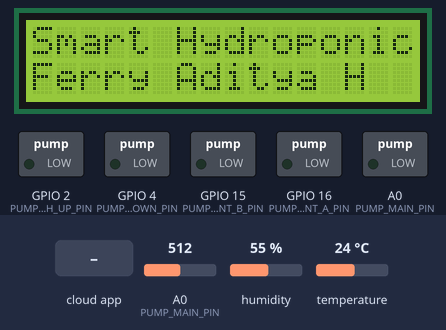
Recording of a sketch running on a simulated ESP8266 (NodeMCU). Shown: 16×2 character LCD, switched loads named in the sketch (green lamp = pin HIGH). The inputs (shaded band) are chosen by the test bench; at power-on: A0 (PUMP_MAIN_PIN) = 512, humidity 55 %, temperature 24 °C. WiFi joins after 1.5 s; servers stay silent unless stated; EEPROM starts erased; the Firebase database answers and starts empty; what the sketch prints to the serial monitor is not drawn.

Above: at 0.1 s.
7.9 s: the phone or cloud app sets mode to true
At 10.2 s:
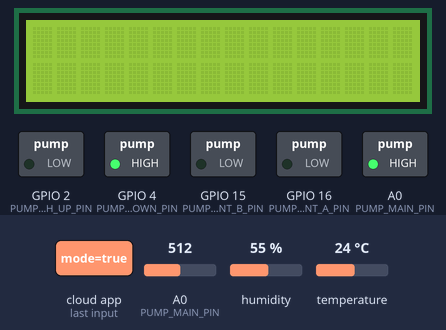
At 13.6 s:
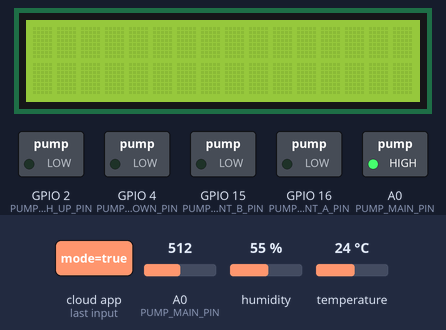
15.5 s: the phone or cloud app sets PompaMain to true
At 20.3 s:
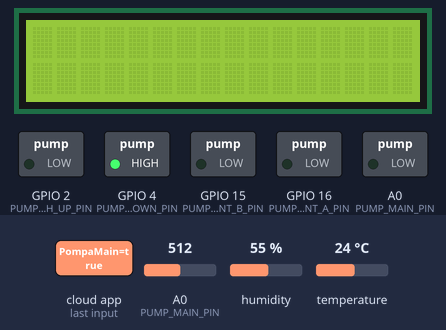
Timing chart, 0 to 29.1 s (numbered marks = the images above; inputs shaded):
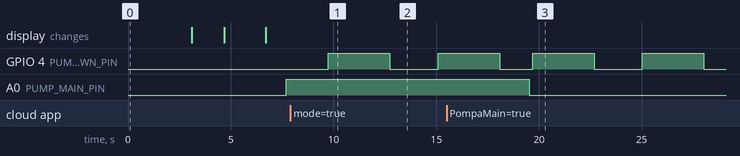

The sketch:

Smart_hydroponik_code.ino
```cpp
#include <Arduino.h>
#include <EEPROM.h>
#if defined(ESP32)
#include <WiFi.h>
#elif defined(ESP8266)
#include <ESP8266WiFi.h>
#endif
#include <Firebase_ESP_Client.h>
#include "addons/TokenHelper.h"
#include "addons/RTDBHelper.h"
#include <LiquidCrystal_I2C.h>
#include <DHT.h>
#include "GravityTDS.h"

// Define Firebase dan WiFi
#define WIFI_SSID "" // nama wifi
#define WIFI_PASSWORD "" // nama password wifi
#define API_KEY "" // token api firebase
#define DATABASE_URL "" // url api firebase

// Define PIN-PIN
#define PH_SENSOR_PIN 34
#define TDS_SENSOR_PIN 35
#define DHT_PIN 19
#define DHT_TYPE DHT22
#define PUMP_MAIN_PIN 17

#define PUMP_NUTRIENT_A_PIN 16
#define PUMP_NUTRIENT_B_PIN 15
#define PUMP_PH_UP_PIN 2
#define PUMP_PH_DOWN_PIN 4
#define EEPROM_SIZE 512

// Define Firebase Data object
FirebaseData fbdo;
FirebaseAuth auth;
FirebaseConfig config;

DHT dht(DHT_PIN, DHT_TYPE);
LiquidCrystal_I2C lcd(0x27, 16, 2);
GravityTDS gravityTds;
unsigned long sendDataPrevMillis = 0;
bool signupOK = false;
unsigned long dataInterval = 5000; // Interval pengiriman data dalam milidetik ini contoh 5 detik
unsigned long lastDataSendTime = 0;
unsigned long pumpPrevMillis = 0;
unsigned long pumpPHPrevMillis = 0;
unsigned long pumpNutrientPrevMillis = 0;
const unsigned long pumpInterval = 1000; // 1 detik jeda pompa, dibuat karena tekanan sedot pompa tinggi sesuaikan dengan kondisi air atau tangki  rekomendasi 1 detik - 10 detik

bool showSensorData = true;

// Firebase paths
String settingsPath = "smarthydroponic/sistem/settings";
String sensorDataPath = "smarthydroponic/sistem/sensorData";
String pompaControlDataPath = "smarthydroponic/sistem/PompaControl";

// Variable Store Data
float pHValue, pHValuereal, temperatureData, humidity;
int TDSValue = 0;
float getPHMin, getPHMax, getTDSMin, getTDSMax;
bool phUp, phDown, nutrisiPompa, pompaUtama, getMode;
int samples = 10;
float adc_resolution = 4096;
int measurings=0;

void setup() {
  Serial.begin(115200);
  EEPROM.begin(EEPROM_SIZE);

  pinMode(PUMP_NUTRIENT_A_PIN, OUTPUT);
  pinMode(PUMP_NUTRIENT_B_PIN, OUTPUT);
  pinMode(PUMP_PH_UP_PIN, OUTPUT);
  pinMode(PUMP_PH_DOWN_PIN, OUTPUT);
  pinMode(PUMP_MAIN_PIN, OUTPUT);

  gravityTds.setPin(TDS_SENSOR_PIN);
  gravityTds.setAref(3.3);
  gravityTds.setAdcRange(4096);

  digitalWrite(PUMP_MAIN_PIN, LOW);
  gravityTds.begin();
  dht.begin();

  lcd.init();
  lcd.backlight();
  lcd.setCursor(0, 0);
  lcd.print("Smart Hydroponic");
  lcd.setCursor(0, 1);
  lcd.print("Ferry Aditya H");
  delay(3000);
  lcd.clear();

  connectToWiFi();
  setupFirebase();
}

void connectToWiFi() {
  WiFi.begin(WIFI_SSID, WIFI_PASSWORD);
  Serial.print("Connecting to Wi-Fi");
  while (WiFi.status() != WL_CONNECTED) {
    Serial.print(".");
    lcd.setCursor(0, 0);
    lcd.print("Connecting WIFI");
    delay(300);
  }
  lcd.clear();
  Serial.println("\nConnected with IP: " + WiFi.localIP().toString());
}

void setupFirebase() {
  config.api_key = API_KEY;
  config.database_url = DATABASE_URL;
  if (Firebase.signUp(&config, &auth, "", "")) {
    Serial.println("Connected to Firebase");
    lcd.setCursor(0, 0);
    lcd.print("Connected");
    lcd.setCursor(0, 1);
    lcd.print("Firebase");
    delay(2000);
    lcd.clear();
    signupOK = true;
  } else {
    Serial.printf("%s\n", config.signer.signupError.message.c_str());
  }
  config.token_status_callback = tokenStatusCallback;
  Firebase.begin(&config, &auth);
  Firebase.reconnectWiFi(true);
}

float ph (float voltage) {
    return 7 + ((2.5 - voltage) / 0.18);
}

void readSensors() {
  temperatureData = dht.readTemperature();
  humidity = dht.readHumidity();
  gravityTds.setTemperature(25);
  gravityTds.update();
  TDSValue = gravityTds.getTdsValue();
  pHValuereal = analogRead(PH_SENSOR_PIN);
  for (int i = 0; i < samples; i++)
    {
        measurings += analogRead(PH_SENSOR_PIN);
        delay(10);
    }
  pHValue = 6;
  float voltage = 3.3 / adc_resolution * measurings/samples;
  pHValuereal = ph(voltage);
  Serial.printf("Temp: %.2f, Hum: %.2f, TDS: %.2f, pH: %.2f\n", temperatureData, humidity, TDSValue, pHValuereal);
}


void sendSensorData() {
  Firebase.RTDB.setFloat(&fbdo, sensorDataPath + "/pHReal", pHValuereal);
  minimalisinoise();
}

void minimalisinoise(){
  if (pHValue >= 3 || pHValue <= 11 ){
  Firebase.RTDB.setFloat(&fbdo, sensorDataPath + "/pH", pHValue);
  }
  if (TDSValue >= 200 || TDSValue <= 1000 ) {
  Firebase.RTDB.setInt(&fbdo, sensorDataPath + "/TDS", TDSValue);
  }
  if (temperatureData >= 20 || temperatureData <= 50 ) {
   Firebase.RTDB.setFloat(&fbdo, sensorDataPath + "/Temp", temperatureData);
  }
   if (temperatureData >= 20 || temperatureData <= 100 ){
   Firebase.RTDB.setFloat(&fbdo, sensorDataPath + "/humidity", humidity);
  }
}

void getDataSettings() {
  Firebase.RTDB.getString(&fbdo, settingsPath + "/pHmax") ? getPHMax = fbdo.stringData().toFloat() : Serial.println(fbdo.errorReason());
  Firebase.RTDB.getString(&fbdo, settingsPath + "/pHmin") ? getPHMin = fbdo.stringData().toFloat() : Serial.println(fbdo.errorReason());
  Firebase.RTDB.getString(&fbdo, settingsPath + "/TDSmax") ? getTDSMax = fbdo.stringData().toFloat() : Serial.println(fbdo.errorReason());
  Firebase.RTDB.getString(&fbdo, settingsPath + "/TDSmin") ? getTDSMin = fbdo.stringData().toFloat() : Serial.println(fbdo.errorReason());
}

void controlPumpsAutomatically() {
  unsigned long currentMillis = millis();
  // Kontrol pompa pH
  if (pHValue >= 3 && pHValue <= 11) {
    if (currentMillis - pumpPHPrevMillis >= pumpInterval) {
      pumpPHPrevMillis = currentMillis;

      if (pHValue < getPHMin) {
        controlPump(PUMP_PH_UP_PIN, PUMP_PH_DOWN_PIN, true, false, pompaControlDataPath + "/PompaPHUP");
      } else if (pHValue > getPHMax) {
        controlPump(PUMP_PH_UP_PIN, PUMP_PH_DOWN_PIN, false, true, pompaControlDataPath + "/PompaPHDown");
      } else {
        controlPump(PUMP_PH_UP_PIN, PUMP_PH_DOWN_PIN, false, false, pompaControlDataPath + "/PompaPHUP");
        controlPump(PUMP_PH_UP_PIN, PUMP_PH_DOWN_PIN, false, false, pompaControlDataPath + "/PompaPHDown");
      }

      delay(1000); // Delay 1 detik sebelum mematikan pompa pH
      digitalWrite(PUMP_PH_UP_PIN, LOW);
      digitalWrite(PUMP_PH_DOWN_PIN, LOW);
    }
  }

  // Kontrol pompa nutrisi
  if (TDSValue >= 200 && TDSValue <= 1000) {
    if (currentMillis - pumpNutrientPrevMillis >= pumpInterval) {
      pumpNutrientPrevMillis = currentMillis;

      if (TDSValue < getTDSMin) {
        controlNutrientPumps(true, pompaControlDataPath + "/NutrisiMIX");
      } else if (TDSValue > getTDSMax) {
        controlNutrientPumps(false, pompaControlDataPath + "/NutrisiMIX");
      } else {
        Firebase.RTDB.setBool(&fbdo, pompaControlDataPath + "/NutrisiMIX", false);
      }

      delay(1000); // Delay 1 detik sebelum mematikan pompa nutrisi
      digitalWrite(PUMP_NUTRIENT_A_PIN, LOW);
      digitalWrite(PUMP_NUTRIENT_B_PIN, LOW);
    }
  }
}

void controlPump(uint8_t pumpPin1, uint8_t pumpPin2, bool state1, bool state2, const String& path) {
  digitalWrite(pumpPin1, state1 ? HIGH : LOW);
  digitalWrite(pumpPin2, state2 ? HIGH : LOW);
  delay(3000);
  digitalWrite(pumpPin1, LOW);
  digitalWrite(pumpPin2, LOW);
  Firebase.RTDB.setBool(&fbdo, path, state1 || state2);
}

void controlNutrientPumps(bool state, const String& path) {
  digitalWrite(PUMP_NUTRIENT_A_PIN, state ? HIGH : LOW);
  digitalWrite(PUMP_NUTRIENT_B_PIN, state ? HIGH : LOW);
  delay(3000);
  digitalWrite(PUMP_NUTRIENT_A_PIN, LOW);
  digitalWrite(PUMP_NUTRIENT_B_PIN, LOW);
  Firebase.RTDB.setBool(&fbdo, path, state);
}

void getPompaData() {
  Firebase.RTDB.getString(&fbdo, pompaControlDataPath + "/PompaPHUP") ? phUp = (fbdo.stringData() == "true") : 0;
  Firebase.RTDB.getString(&fbdo, pompaControlDataPath + "/PompaPHDown") ? phDown = (fbdo.stringData() == "true") : 0;
  Firebase.RTDB.getString(&fbdo, pompaControlDataPath + "/NutrisiMIX") ? nutrisiPompa = (fbdo.stringData() == "true") : 0;
}

void controlPumpsManually() {
  getPompaData();
  unsigned long currentMillis = millis();

  if (currentMillis - pumpPrevMillis >= pumpInterval) {
    pumpPrevMillis = currentMillis;

    digitalWrite(PUMP_NUTRIENT_A_PIN, nutrisiPompa ? HIGH : LOW);
    digitalWrite(PUMP_NUTRIENT_B_PIN, nutrisiPompa ? HIGH : LOW);
    digitalWrite(PUMP_PH_UP_PIN, phUp ? HIGH : LOW);
    digitalWrite(PUMP_PH_DOWN_PIN, phDown ? HIGH : LOW);

    delay(1000); // Delay 1 detik sebelum mematikan pompa
    digitalWrite(PUMP_NUTRIENT_A_PIN, LOW);
    digitalWrite(PUMP_NUTRIENT_B_PIN, LOW);
    digitalWrite(PUMP_PH_UP_PIN, LOW);
    digitalWrite(PUMP_PH_DOWN_PIN, LOW);
  }
}

void mainPompa() {
  Firebase.RTDB.getString(&fbdo, pompaControlDataPath + "/PompaMain") ? pompaUtama = (fbdo.stringData() == "true") : 0;
  digitalWrite(PUMP_MAIN_PIN, pompaUtama ? LOW : HIGH);
}

void loop() {
  if (Firebase.ready() && signupOK && (millis() - sendDataPrevMillis > 1500 || sendDataPrevMillis == 0)) {
    sendDataPrevMillis = millis();
    readSensors();
    if (millis() - lastDataSendTime > dataInterval) {
      sendSensorData();
      lastDataSendTime = millis();
    }
    mainPompa();
    Firebase.RTDB.getString(&fbdo, settingsPath + "/mode") ? getMode = (fbdo.stringData() == "true") : 0;
    getMode ? controlPumpsAutomatically() : controlPumpsManually();
  }
  LCD();
}

void LCD() {
    lcd.setCursor(0, 0);
    lcd.print("pH:"); lcd.print(pHValuereal);
    lcd.setCursor(8, 0);
    lcd.print("TDS:"); lcd.print(TDSValue);
    lcd.setCursor(0, 1);
    lcd.print("Temp:"); lcd.print(temperatureData);
    lcd.setCursor(9, 1);
    lcd.print("hum:"); lcd.print(humidity);
    lcd.clear();
}
```

Measured:
- after the input at 7.9 s, GPIO 4 (PUMP_PH_DOWN_PIN): LOW → HIGH after 1.8 s, → LOW 3.0 s later, → HIGH 2.3 s later
- after the input at 15.5 s, A0 (PUMP_MAIN_PIN): HIGH → LOW after 4.0 s
